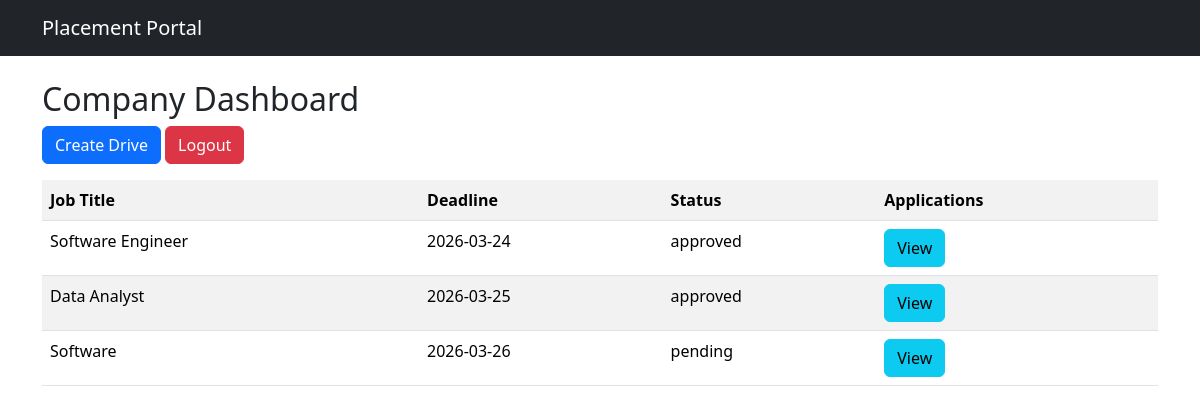
The page /company/dashboard (signed in) on the database its author committed.
### tables this page shows
CREATE TABLE drives(
        id INTEGER PRIMARY KEY AUTOINCREMENT,
        company_id INTEGER,
        job_title TEXT,
        description TEXT,
        eligibility TEXT,
        deadline TEXT,
        status TEXT DEFAULT 'pending'
    );

### app.py (the view)
@app.route("/company/dashboard")
def company_dashboard():
    if not session.get("company_id"):
        return redirect("/login")
    company_id = session["company_id"]
    conn = get_db()
    cur = conn.cursor()
    cur.execute("SELECT * FROM drives WHERE company_id=?", (company_id,))
    drives = cur.fetchall()
    conn.close()
    return render_template("company_dashboard.html", drives=drives)

### models.py (called while the page is built)
def get_db():
    conn = sqlite3.connect(DATABASE, timeout=10)
    conn.row_factory = sqlite3.Row
    return conn

### templates/company_dashboard.html
{% extends "base.html" %}
{% block content %}
<h2>Company Dashboard</h2>
<div class="mb-3">
<a href="/company/create_drive" class="btn btn-primary">Create Drive</a>
<a href="/logout" class="btn btn-danger">Logout</a>
</div>
<table class="table table-striped">
<tr>
<th>Job Title</th>
<th>Deadline</th>
<th>Status</th>
<th>Applications</th>
</tr>
{% for d in drives %}
<tr>
<td>{{d.job_title}}</td>
<td>{{d.deadline}}</td>
<td>{{d.status}}</td>
<td>
<a href="/company/applications/{{d.id}}" class="btn btn-info">View</a>
</td>
</tr>
{% endfor %}
</table>
{% endblock %}

### rows shown on the page
drives: job_title "Software Engineer", deadline "2026-03-24", status "approved"
drives: job_title "Data Analyst", deadline "2026-03-25", status "approved"
drives: job_title "Software", deadline "2026-03-26", status "pending"
